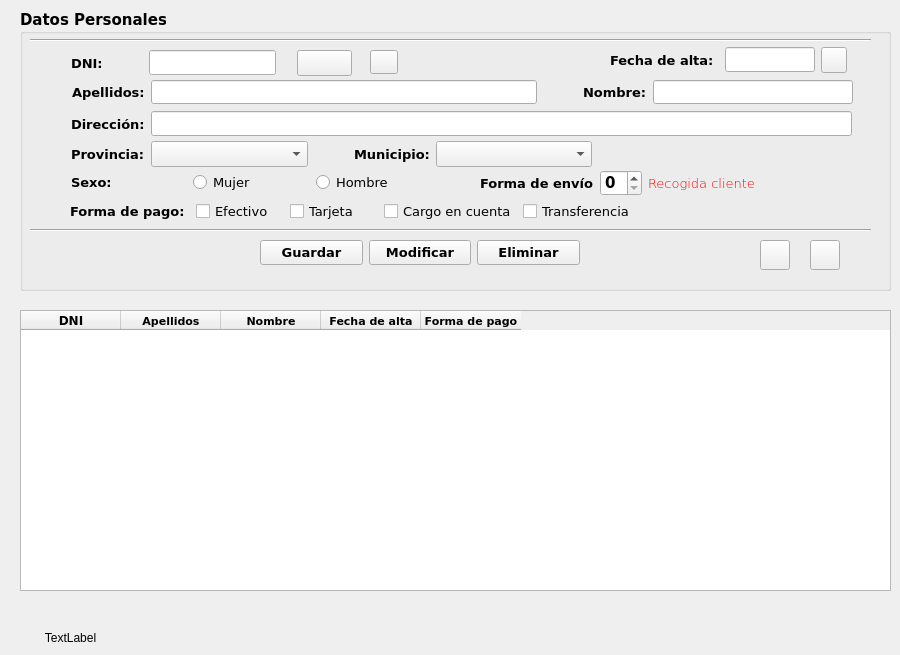
    <widget class="QWidget" name="tab">
     <attribute name="title">
      <string>Clientes</string>
     </attribute>
     <widget class="QGroupBox" name="groupBox">
      <property name="geometry">
       <rect>
        <x>20</x>
        <y>10</y>
        <width>871</width>
        <height>281</height>
       </rect>
      </property>
      <property name="font">
       <font>
        <family>Verdana</family>
        <pointsize>11</pointsize>
        <weight>75</weight>
        <bold>true</bold>
        <stylestrategy>PreferDefault</stylestrategy>
       </font>
      </property>
      <property name="title">
       <string>Datos Personales</string>
      </property>
      <widget class="Line" name="line_2">
       <property name="geometry">
        <rect>
         <x>10</x>
         <y>20</y>
         <width>841</width>
         <height>21</height>
        </rect>
       </property>
       <property name="orientation">
        <enum>Qt::Horizontal</enum>
       </property>
      </widget>
      <widget class="QWidget" name="layoutWidget">
       <property name="geometry">
        <rect>
         <x>51</x>
         <y>101</y>
         <width>781</width>
         <height>26</height>
        </rect>
       </property>
       <layout class="QHBoxLayout" name="horizontalLayout_6">
        <property name="sizeConstraint">
         <enum>QLayout::SetNoConstraint</enum>
        </property>
        <item>
         <widget class="QLabel" name="lblDir">
          <property name="font">
           <font>
            <family>Verdana</family>
            <pointsize>10</pointsize>
            <weight>75</weight>
            <bold>true</bold>
            <stylestrategy>PreferDefault</stylestrategy>
           </font>
          </property>
          <property name="text">
           <string>Dirección:</string>
          </property>
         </widget>
        </item>
        <item>
         <widget class="QLineEdit" name="txtDir">
          <property name="font">
           <font>
            <family>Verdana</family>
            <pointsize>10</pointsize>
            <weight>50</weight>
            <bold>false</bold>
            <stylestrategy>PreferDefault</stylestrategy>
           </font>
          </property>
         </widget>
        </item>
       </layout>
      </widget>
      <widget class="Line" name="line">
       <property name="geometry">
        <rect>
         <x>10</x>
         <y>210</y>
         <width>841</width>
         <height>21</height>
        </rect>
       </property>
       <property name="orientation">
        <enum>Qt::Horizontal</enum>
       </property>
      </widget>
      <widget class="QWidget" name="layoutWidget">
       <property name="geometry">
        <rect>
         <x>51</x>
         <y>131</y>
         <width>521</width>
         <height>26</height>
        </rect>
       </property>
       <layout class="QHBoxLayout" name="horizontalLayout_3">
        <property name="sizeConstraint">
         <enum>QLayout::SetNoConstraint</enum>
        </property>
        <item>
         <widget class="QLabel" name="lblPro">
          <property name="font">
           <font>
            <family>Verdana</family>
            <pointsize>10</pointsize>
            <weight>75</weight>
            <bold>true</bold>
            <stylestrategy>PreferDefault</stylestrategy>
           </font>
          </property>
          <property name="text">
           <string>Provincia:</string>
          </property>
         </widget>
        </item>
        <item>
         <widget class="QComboBox" name="cmbProv">
          <property name="sizePolicy">
           <sizepolicy hsizetype="Expanding" vsizetype="Fixed">
            <horstretch>0</horstretch>
            <verstretch>0</verstretch>
           </sizepolicy>
          </property>
         </widget>
        </item>
        <item>
         <spacer name="horizontalSpacer">
          <property name="orientation">
           <enum>Qt::Horizontal</enum>
          </property>
          <property name="sizeType">
           <enum>QSizePolicy::Minimum</enum>
          </property>
          <property name="sizeHint" stdset="0">
           <size>
            <width>40</width>
            <height>20</height>
           </size>
          </property>
         </spacer>
        </item>
        <item>
         <widget class="QLabel" name="lblMuni">
          <property name="font">
           <font>
            <family>Verdana</family>
            <pointsize>10</pointsize>
            <weight>75</weight>
            <bold>true</bold>
            <stylestrategy>PreferDefault</stylestrategy>
           </font>
          </property>
          <property name="text">
           <string>Municipio:</string>
          </property>
         </widget>
        </item>
        <item>
         <widget class="QComboBox" name="cmbMuni">
          <property name="sizePolicy">
           <sizepolicy hsizetype="Expanding" vsizetype="Fixed">
            <horstretch>0</horstretch>
            <verstretch>0</verstretch>
           </sizepolicy>
          </property>
          <property name="sizeAdjustPolicy">
           <enum>QComboBox::AdjustToContentsOnFirstShow</enum>
          </property>
         </widget>
        </item>
       </layout>
      </widget>
      <widget class="QWidget" name="layoutWidget">
       <property name="geometry">
        <rect>
         <x>50</x>
         <y>190</y>
         <width>565</width>
         <height>22</height>
        </rect>
       </property>
       <layout class="QHBoxLayout" name="horizontalLayout_5">
        <property name="sizeConstraint">
         <enum>QLayout::SetNoConstraint</enum>
        </property>
        <item>
         <widget class="QLabel" name="lblFormaPago">
          <property name="sizePolicy">
           <sizepolicy hsizetype="Expanding" vsizetype="Preferred">
            <horstretch>0</horstretch>
            <verstretch>0</verstretch>
           </sizepolicy>
          </property>
          <property name="font">
           <font>
            <family>Verdana</family>
            <pointsize>10</pointsize>
            <weight>75</weight>
            <bold>true</bold>
            <stylestrategy>PreferDefault</stylestrategy>
           </font>
          </property>
          <property name="text">
           <string>Forma de pago: </string>
          </property>
         </widget>
        </item>
        <item>
         <widget class="QCheckBox" name="chkEfectivo">
          <property name="sizePolicy">
           <sizepolicy hsizetype="Expanding" vsizetype="Fixed">
            <horstretch>0</horstretch>
            <verstretch>0</verstretch>
           </sizepolicy>
          </property>
          <property name="font">
           <font>
            <family>Verdana</family>
            <pointsize>10</pointsize>
            <weight>50</weight>
            <bold>false</bold>
            <stylestrategy>PreferDefault</stylestrategy>
           </font>
          </property>
          <property name="text">
           <string>Efectivo</string>
          </property>
          <attribute name="buttonGroup">
           <string notr="true">chkGroupPago</string>
          </attribute>
         </widget>
        </item>
        <item>
         <widget class="QCheckBox" name="chkTarjeta">
          <property name="sizePolicy">
           <sizepolicy hsizetype="Expanding" vsizetype="Fixed">
            <horstretch>0</horstretch>
            <verstretch>0</verstretch>
           </sizepolicy>
          </property>
          <property name="font">
           <font>
            <family>Verdana</family>
            <pointsize>10</pointsize>
            <weight>50</weight>
            <bold>false</bold>
            <stylestrategy>PreferDefault</stylestrategy>
           </font>
          </property>
          <property name="text">
           <string>Tarjeta</string>
          </property>
          <attribute name="buttonGroup">
           <string notr="true">chkGroupPago</string>
          </attribute>
         </widget>
        </item>
        <item>
         <widget class="QCheckBox" name="chkCargoCuenta">
          <property name="sizePolicy">
           <sizepolicy hsizetype="Expanding" vsizetype="Fixed">
            <horstretch>0</horstretch>
            <verstretch>0</verstretch>
           </sizepolicy>
          </property>
          <property name="font">
           <font>
            <family>Verdana</family>
            <pointsize>10</pointsize>
            <weight>50</weight>
            <bold>false</bold>
            <stylestrategy>PreferDefault</stylestrategy>
           </font>
          </property>
          <property name="text">
           <string>Cargo en cuenta</string>
          </property>
          <attribute name="buttonGroup">
           <string notr="true">chkGroupPago</string>
          </attribute>
         </widget>
        </item>
        <item>
         <widget class="QCheckBox" name="chkTransfe">
          <property name="sizePolicy">
           <sizepolicy hsizetype="Expanding" vsizetype="Fixed">
            <horstretch>0</horstretch>
            <verstretch>0</verstretch>
           </sizepolicy>
          </property>
          <property name="font">
           <font>
            <family>Verdana</family>
            <pointsize>10</pointsize>
            <weight>50</weight>
            <bold>false</bold>
            <stylestrategy>PreferDefault</stylestrategy>
           </font>
          </property>
          <property name="text">
           <string>Transferencia</string>
          </property>
          <attribute name="buttonGroup">
           <string notr="true">chkGroupPago</string>
          </attribute>
         </widget>
        </item>
       </layout>
      </widget>
      <widget class="QWidget" name="layoutWidget">
       <property name="geometry">
        <rect>
         <x>240</x>
         <y>230</y>
         <width>320</width>
         <height>26</height>
        </rect>
       </property>
       <layout class="QHBoxLayout" name="horizontalLayout_8">
        <item>
         <widget class="QPushButton" name="btnGrabaCli">
          <property name="font">
           <font>
            <family>Verdana</family>
            <pointsize>10</pointsize>
            <weight>75</weight>
            <bold>true</bold>
            <stylestrategy>PreferDefault</stylestrategy>
           </font>
          </property>
          <property name="text">
           <string>Guardar</string>
          </property>
         </widget>
        </item>
        <item>
         <widget class="QPushButton" name="btnModifCli">
          <property name="font">
           <font>
            <family>Verdana</family>
            <pointsize>10</pointsize>
            <weight>75</weight>
            <bold>true</bold>
            <stylestrategy>PreferDefault</stylestrategy>
           </font>
          </property>
          <property name="text">
           <string>Modificar</string>
          </property>
         </widget>
        </item>
        <item>
         <widget class="QPushButton" name="btnBajaCli">
          <property name="font">
           <font>
            <family>Verdana</family>
            <pointsize>10</pointsize>
            <weight>75</weight>
            <bold>true</bold>
            <stylestrategy>PreferDefault</stylestrategy>
           </font>
          </property>
          <property name="text">
           <string>Eliminar</string>
          </property>
         </widget>
        </item>
       </layout>
      </widget>
      <widget class="QWidget" name="layoutWidget">
       <property name="geometry">
        <rect>
         <x>52</x>
         <y>70</y>
         <width>781</width>
         <height>24</height>
        </rect>
       </property>
       <layout class="QHBoxLayout" name="horizontalLayout">
        <property name="sizeConstraint">
         <enum>QLayout::SetNoConstraint</enum>
        </property>
        <item>
         <widget class="QLabel" name="lblApel">
          <property name="font">
           <font>
            <family>Verdana</family>
            <pointsize>10</pointsize>
            <weight>75</weight>
            <bold>true</bold>
            <stylestrategy>PreferDefault</stylestrategy>
           </font>
          </property>
          <property name="text">
           <string>Apellidos:</string>
          </property>
         </widget>
        </item>
        <item>
         <widget class="QLineEdit" name="txtApel">
          <property name="font">
           <font>
            <family>Verdana</family>
            <pointsize>10</pointsize>
            <weight>50</weight>
            <bold>false</bold>
            <stylestrategy>PreferDefault</stylestrategy>
           </font>
          </property>
         </widget>
        </item>
        <item>
         <spacer name="horizontalSpacer_2">
          <property name="orientation">
           <enum>Qt::Horizontal</enum>
          </property>
          <property name="sizeType">
           <enum>QSizePolicy::Minimum</enum>
          </property>
          <property name="sizeHint" stdset="0">
           <size>
            <width>40</width>
            <height>20</height>
           </size>
          </property>
         </spacer>
        </item>
        <item>
         <widget class="QLabel" name="lblNome">
          <property name="font">
           <font>
            <family>Verdana</family>
            <pointsize>10</pointsize>
            <weight>75</weight>
            <bold>true</bold>
            <stylestrategy>PreferDefault</stylestrategy>
           </font>
          </property>
          <property name="text">
           <string>Nombre:</string>
          </property>
         </widget>
        </item>
        <item>
         <widget class="QLineEdit" name="txtNome">
          <property name="maximumSize">
           <size>
            <width>200</width>
            <height>16777215</height>
           </size>
          </property>
          <property name="font">
           <font>
            <family>Verdana</family>
            <pointsize>10</pointsize>
            <weight>50</weight>
            <bold>false</bold>
            <stylestrategy>PreferDefault</stylestrategy>
           </font>
          </property>
         </widget>
        </item>
       </layout>
      </widget>
      <widget class="QWidget" name="layoutWidget">
       <property name="geometry">
        <rect>
         <x>590</x>
         <y>36</y>
         <width>237</width>
         <height>28</height>
        </rect>
       </property>
       <layout class="QHBoxLayout" name="horizontalLayout_2">
        <property name="sizeConstraint">
         <enum>QLayout::SetNoConstraint</enum>
        </property>
        <item>
         <widget class="QLabel" name="lblFechAlta">
          <property name="font">
           <font>
            <family>Verdana</family>
            <pointsize>10</pointsize>
            <weight>75</weight>
            <bold>true</bold>
            <stylestrategy>PreferDefault</stylestrategy>
           </font>
          </property>
          <property name="text">
           <string>Fecha de alta: </string>
          </property>
         </widget>
        </item>
        <item>
         <widget class="QLineEdit" name="txtFechaAltaCli">
          <property name="maximumSize">
           <size>
            <width>90</width>
            <height>16777215</height>
           </size>
          </property>
          <property name="font">
           <font>
            <family>Verdana</family>
            <pointsize>10</pointsize>
            <weight>50</weight>
            <bold>false</bold>
            <stylestrategy>PreferDefault</stylestrategy>
           </font>
          </property>
          <property name="alignment">
           <set>Qt::AlignRight|Qt::AlignTrailing|Qt::AlignVCenter</set>
          </property>
         </widget>
        </item>
        <item>
         <widget class="QPushButton" name="btnCalendar">
          <property name="maximumSize">
           <size>
            <width>26</width>
            <height>26</height>
           </size>
          </property>
          <property name="text">
           <string/>
          </property>
          <property name="icon">
           <iconset>
            <normaloff>img/calendario.jpg</normaloff>img/calendario.jpg</iconset>
          </property>
          <property name="iconSize">
           <size>
            <width>24</width>
            <height>24</height>
           </size>
          </property>
         </widget>
        </item>
       </layout>
      </widget>
      <widget class="QWidget" name="layoutWidget">
       <property name="geometry">
        <rect>
         <x>51</x>
         <y>40</y>
         <width>281</width>
         <height>26</height>
        </rect>
       </property>
       <layout class="QHBoxLayout" name="horizontalLayout_7">
        <property name="sizeConstraint">
         <enum>QLayout::SetNoConstraint</enum>
        </property>
        <item>
         <widget class="QLabel" name="lblDNI">
          <property name="font">
           <font>
            <family>Verdana</family>
            <pointsize>10</pointsize>
            <weight>75</weight>
            <bold>true</bold>
            <stylestrategy>PreferDefault</stylestrategy>
           </font>
          </property>
          <property name="text">
           <string>DNI:</string>
          </property>
         </widget>
        </item>
        <item>
         <spacer name="horizontalSpacer_3">
          <property name="orientation">
           <enum>Qt::Horizontal</enum>
          </property>
          <property name="sizeType">
           <enum>QSizePolicy::Minimum</enum>
          </property>
          <property name="sizeHint" stdset="0">
           <size>
            <width>40</width>
            <height>20</height>
           </size>
          </property>
         </spacer>
        </item>
        <item>
         <widget class="QLineEdit" name="txtDNI">
          <property name="font">
           <font>
            <family>Verdana</family>
            <pointsize>10</pointsize>
            <weight>50</weight>
            <bold>false</bold>
            <stylestrategy>PreferDefault</stylestrategy>
           </font>
          </property>
          <property name="alignment">
           <set>Qt::AlignRight|Qt::AlignTrailing|Qt::AlignVCenter</set>
          </property>
         </widget>
        </item>
        <item>
         <widget class="QLabel" name="lblValidoDNI">
          <property name="sizePolicy">
           <sizepolicy hsizetype="Expanding" vsizetype="Preferred">
            <horstretch>0</horstretch>
            <verstretch>0</verstretch>
           </sizepolicy>
          </property>
          <property name="text">
           <string/>
          </property>
         </widget>
        </item>
        <item>
         <widget class="QPushButton" name="btnLimpiaCli">
          <property name="maximumSize">
           <size>
            <width>16777211</width>
            <height>16777215</height>
           </size>
          </property>
          <property name="icon">
           <iconset>
            <normaloff>img/limpiaForm.png</normaloff>img/limpiaForm.png</iconset>
          </property>
          <property name="iconSize">
           <size>
            <width>16</width>
            <height>16</height>
           </size>
          </property>
         </widget>
        </item>
       </layout>
      </widget>
      <widget class="QWidget" name="layoutWidget">
       <property name="geometry">
        <rect>
         <x>51</x>
         <y>161</y>
         <width>361</width>
         <height>22</height>
        </rect>
       </property>
       <layout class="QHBoxLayout" name="horizontalLayout_4">
        <property name="sizeConstraint">
         <enum>QLayout::SetNoConstraint</enum>
        </property>
        <item>
         <widget class="QLabel" name="lblSexo">
          <property name="font">
           <font>
            <family>Verdana</family>
            <pointsize>10</pointsize>
            <weight>75</weight>
            <bold>true</bold>
            <stylestrategy>PreferDefault</stylestrategy>
           </font>
          </property>
          <property name="text">
           <string>Sexo: </string>
          </property>
         </widget>
        </item>
        <item>
         <widget class="QRadioButton" name="rbtFem">
          <property name="font">
           <font>
            <family>Verdana</family>
            <pointsize>10</pointsize>
            <weight>50</weight>
            <bold>false</bold>
            <stylestrategy>PreferDefault</stylestrategy>
           </font>
          </property>
          <property name="text">
           <string>Mujer</string>
          </property>
          <attribute name="buttonGroup">
           <string notr="true">rbtGroupSex</string>
          </attribute>
         </widget>
        </item>
        <item>
         <widget class="QRadioButton" name="rbtHom">
          <property name="font">
           <font>
            <family>Verdana</family>
            <pointsize>10</pointsize>
            <weight>50</weight>
            <bold>false</bold>
            <stylestrategy>PreferDefault</stylestrategy>
           </font>
          </property>
          <property name="text">
           <string>Hombre</string>
          </property>
          <attribute name="buttonGroup">
           <string notr="true">rbtGroupSex</string>
          </attribute>
         </widget>
        </item>
       </layout>
      </widget>
      <widget class="QWidget" name="layoutWidget">
       <property name="geometry">
        <rect>
         <x>460</x>
         <y>160</y>
         <width>275</width>
         <height>26</height>
        </rect>
       </property>
       <layout class="QHBoxLayout" name="horizontalLayout_9">
        <property name="sizeConstraint">
         <enum>QLayout::SetNoConstraint</enum>
        </property>
        <item>
         <widget class="QLabel" name="lblFormaEnvio">
          <property name="font">
           <font>
            <family>Verdana</family>
            <pointsize>10</pointsize>
            <weight>75</weight>
            <bold>true</bold>
            <stylestrategy>PreferDefault</stylestrategy>
           </font>
          </property>
          <property name="text">
           <string>Forma de envío</string>
          </property>
         </widget>
        </item>
        <item>
         <widget class="QSpinBox" name="spinEnvio">
          <property name="maximum">
           <number>3</number>
          </property>
         </widget>
        </item>
        <item>
         <widget class="QLabel" name="lblEnvio">
          <property name="font">
           <font>
            <family>Verdana</family>
            <pointsize>10</pointsize>
            <weight>9</weight>
            <italic>false</italic>
            <bold>false</bold>
           </font>
          </property>
          <property name="styleSheet">
           <string notr="true">font: 75 10pt &quot;Verdana&quot;;
color: rgb(255, 0, 0);</string>
          </property>
          <property name="text">
           <string>Recogida cliente</string>
          </property>
          <property name="scaledContents">
           <bool>true</bool>
          </property>
         </widget>
        </item>
       </layout>
      </widget>
      <widget class="QPushButton" name="btnBuscaClifac_2">
       <property name="geometry">
        <rect>
         <x>350</x>
         <y>40</y>
         <width>28</width>
         <height>24</height>
        </rect>
       </property>
       <property name="text">
        <string/>
       </property>
       <property name="icon">
        <iconset>
         <normaloff>img/buscar.jpg</normaloff>img/buscar.jpg</iconset>
       </property>
      </widget>
      <widget class="QPushButton" name="btnReportCli">
       <property name="geometry">
        <rect>
         <x>790</x>
         <y>230</y>
         <width>30</width>
         <height>30</height>
        </rect>
       </property>
       <property name="minimumSize">
        <size>
         <width>16</width>
         <height>16</height>
        </size>
       </property>
       <property name="text">
        <string/>
       </property>
       <property name="icon">
        <iconset>
         <normaloff>img/imprimir.png</normaloff>img/imprimir.png</iconset>
       </property>
       <property name="iconSize">
        <size>
         <width>30</width>
         <height>30</height>
        </size>
       </property>
      </widget>
      <widget class="QPushButton" name="btnVisualiza">
       <property name="geometry">
        <rect>
         <x>740</x>
         <y>230</y>
         <width>30</width>
         <height>30</height>
        </rect>
       </property>
       <property name="text">
        <string/>
       </property>
       <property name="icon">
        <iconset>
         <normaloff>img/visualizar.png</normaloff>img/visualizar.png</iconset>
       </property>
       <property name="iconSize">
        <size>
         <width>30</width>
         <height>30</height>
        </size>
       </property>
      </widget>
     </widget>
     <widget class="QTableWidget" name="tabClientes">
      <property name="geometry">
       <rect>
        <x>20</x>
        <y>310</y>
        <width>871</width>
        <height>281</height>
       </rect>
      </property>
      <property name="maximumSize">
       <size>
        <width>900</width>
        <height>600</height>
       </size>
      </property>
      <property name="sizeAdjustPolicy">
       <enum>QAbstractScrollArea::AdjustIgnored</enum>
      </property>
      <property name="alternatingRowColors">
       <bool>true</bool>
      </property>
      <column>
       <property name="text">
        <string>DNI</string>
       </property>
       <property name="font">
        <font>
         <family>Verdana</family>
         <weight>75</weight>
         <bold>true</bold>
        </font>
       </property>
      </column>
      <column>
       <property name="text">
        <string>Apellidos</string>
       </property>
       <property name="font">
        <font>
         <family>Verdana</family>
         <pointsize>8</pointsize>
         <weight>75</weight>
         <bold>true</bold>
        </font>
       </property>
      </column>
      <column>
       <property name="text">
        <string>Nombre</string>
       </property>
       <property name="font">
        <font>
         <family>Verdana</family>
         <pointsize>8</pointsize>
         <weight>75</weight>
         <bold>true</bold>
        </font>
       </property>
      </column>
      <column>
       <property name="text">
        <string>Fecha de alta</string>
       </property>
       <property name="font">
        <font>
         <family>Verdana</family>
         <pointsize>8</pointsize>
         <weight>75</weight>
         <bold>true</bold>
        </font>
       </property>
      </column>
      <column>
       <property name="text">
        <string>Forma de pago</string>
       </property>
       <property name="font">
        <font>
         <family>Verdana</family>
         <pointsize>8</pointsize>
         <weight>75</weight>
         <bold>true</bold>
        </font>
       </property>
      </column>
     </widget>
     <widget class="QLabel" name="lblFecha">
      <property name="geometry">
       <rect>
        <x>20</x>
        <y>630</y>
        <width>101</width>
        <height>16</height>
       </rect>
      </property>
      <property name="text">
       <string>TextLabel</string>
      </property>
      <property name="alignment">
       <set>Qt::AlignCenter</set>
      </property>
     </widget>
    </widget>
